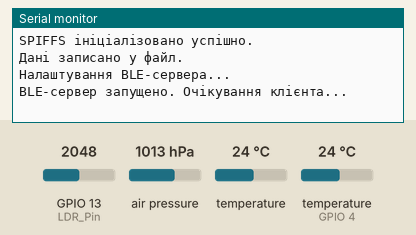
Recording of a sketch running on a simulated ESP32. On the bench: the last lines printed to the serial monitor. Inputs (shaded band) come from the test bench; at power-on: air pressure 1013 hPa, temperature (sensor on GPIO 4) 24 °C, GPIO 13 (LDR_Pin) = 2048, temperature 24 °C. Storage starts empty; nothing arrives over Bluetooth unless stated; a phone connects over Bluetooth LE 3 s after start.

Above: at 2.2 s.
2.3 s: air pressure set to 952 hPa
At 16.8 s:
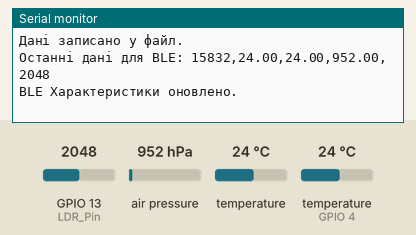
24.4 s: temperature (sensor on GPIO 4) set to 12 °C
At 31.9 s:
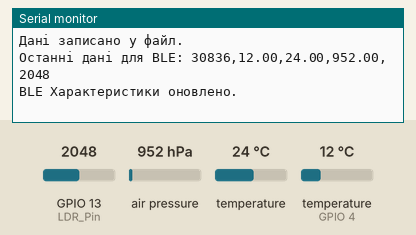

The sketch:

5.ino
```cpp
#include <Wire.h>
#include <Adafruit_BMP280.h>
#include <OneWire.h>
#include <DallasTemperature.h>
#include "FS.h"
#include "SPIFFS.h"
#include <BLEDevice.h>
#include <BLEServer.h>
#include <BLEUtils.h>
#include <BLE2902.h>
#include <BLE2901.h>

#define DATA_FILE "/sensor_data.csv"
const long MEASURE_INTERVAL_MS = 15000;
unsigned long previousMillis = 0;

int LDR_Pin = 13;
#define ONE_WIRE_BUS 4

#define SERVICE_UUID        "59d0c201-1fb5-459e-8fcc-c4c46c47894a"
#define DS18B20_TEMP_UUID   "beb5483e-36e1-4688-b7f5-ea07361b26a1"
#define BMP280_TEMP_UUID    "beb5483e-36e1-4688-b7f5-ea07361b26a2"
#define BMP280_PRESS_UUID   "beb5483e-36e1-4688-b7f5-ea07361b26a3"
#define LDR_VAL_UUID        "beb5483e-36e1-4688-b7f5-ea07361b26a4"

Adafruit_BMP280 bmp;
OneWire oneWire(ONE_WIRE_BUS);
DallasTemperature sensors(&oneWire);
BLECharacteristic *pDS18B20Char;
BLECharacteristic *pBMP280TempChar;
BLECharacteristic *pBMP280PressChar;
BLECharacteristic *pLDRChar;

void initSPIFFS();
void appendDataToFile(const char * path, const char * message);
String formatDataCSV(float dsTemp, float bmpTemp, float pressure, int ldrValue);
String readLastLine(const char * path);
void updateBLECharacteristics(String lastData);

void setup() {
  delay(1000);
  Serial.begin(115200);
  Serial.println("--- СТАРТ ПРОГРАМИ: Завдання 1 (BLE + SPIFFS) ---");

  if (!bmp.begin(0x76)) {
    Serial.println("Помилка: Не вдалось знайти BMP280! Перевірте підключення.");
  }
  sensors.begin();
  pinMode(LDR_Pin, INPUT);

  initSPIFFS();
  if (!SPIFFS.exists(DATA_FILE)) {
    String header = "Timestamp_ms,DS18B20_T(C),BMP280_T(C),BMP280_P(hPa),LDR_ADC\n";
    appendDataToFile(DATA_FILE, header.c_str());
  }

  Serial.println("Налаштування BLE-сервера...");
  BLEDevice::init("Метеостанція_ESP32");
  BLEServer *pServer = BLEDevice::createServer();
  BLEService *pService = pServer->createService(SERVICE_UUID);

  pDS18B20Char = pService->createCharacteristic(DS18B20_TEMP_UUID, BLECharacteristic::PROPERTY_READ | BLECharacteristic::PROPERTY_NOTIFY);
  pBMP280TempChar = pService->createCharacteristic(BMP280_TEMP_UUID, BLECharacteristic::PROPERTY_READ | BLECharacteristic::PROPERTY_NOTIFY);
  pBMP280PressChar = pService->createCharacteristic(BMP280_PRESS_UUID, BLECharacteristic::PROPERTY_READ | BLECharacteristic::PROPERTY_NOTIFY);
  pLDRChar = pService->createCharacteristic(LDR_VAL_UUID, BLECharacteristic::PROPERTY_READ | BLECharacteristic::PROPERTY_NOTIFY);

  BLEDescriptor *p2901Ds = new BLE2901();
  p2901Ds->setValue("Температура (DS18B20)");
  pDS18B20Char->addDescriptor(p2901Ds);
  pDS18B20Char->addDescriptor(new BLE2902());

  BLEDescriptor *p2901BmpT = new BLE2901();
  p2901BmpT->setValue("Температура (BMP280)");
  pBMP280TempChar->addDescriptor(p2901BmpT);
  pBMP280TempChar->addDescriptor(new BLE2902());

  BLEDescriptor *p2901BmpP = new BLE2901();
  p2901BmpP->setValue("Тиск (BMP280)");
  pBMP280PressChar->addDescriptor(p2901BmpP);
  pBMP280PressChar->addDescriptor(new BLE2902());

  BLEDescriptor *p2901Ldr = new BLE2901();
  p2901Ldr->setValue("Освітленість (LDR)");
  pLDRChar->addDescriptor(p2901Ldr);
  pLDRChar->addDescriptor(new BLE2902());
  pService->start();

  BLEAdvertising *pAdvertising = BLEDevice::getAdvertising();
  pAdvertising->addServiceUUID(SERVICE_UUID);
  pAdvertising->setScanResponse(true);
  BLEDevice::startAdvertising();
  Serial.println("BLE-сервер запущено. Очікування клієнта...");
}

void loop() {
  unsigned long currentMillis = millis();
  if (currentMillis - previousMillis >= MEASURE_INTERVAL_MS) {
    previousMillis = currentMillis;
    sensors.requestTemperatures();
    float dsTemp = sensors.getTempCByIndex(0);
    float bmpTemp = bmp.readTemperature();
    float pressure = bmp.readPressure() / 100.0;
    int ldrValue = analogRead(LDR_Pin);
    Serial.println("\n--- Новий збір даних ---");
    Serial.printf("DS18B20 T: %.2f °C, BMP280 T: %.2f °C, P: %.2f hPa, LDR: %d\n", dsTemp, bmpTemp, pressure, ldrValue);
    String dataLine = formatDataCSV(dsTemp, bmpTemp, pressure, ldrValue);
    appendDataToFile(DATA_FILE, dataLine.c_str());
    String lastData = readLastLine(DATA_FILE);
    updateBLECharacteristics(lastData);
  }
  delay(100);
}

void initSPIFFS() {
  if (!SPIFFS.begin(true)) {
    Serial.println("Помилка: Помимилка ініціалізації SPIFFS");
    return;
  }
  Serial.println("SPIFFS ініціалізовано успішно.");
}

void appendDataToFile(const char * path, const char * message) {
  File file = SPIFFS.open(path, FILE_APPEND);
  if (!file) {
    Serial.println("Помилка: Помилка відкриття файлу для запису");
    return;
  }
  if (file.print(message)) {
    Serial.println("Дані записано у файл.");
  } else {
    Serial.println("Помилка запису даних.");
  }
  file.close();
}

String readLastLine(const char * path) {
  File file = SPIFFS.open(path, FILE_READ);
  if (!file || file.isDirectory()) {
    return "";
  }

  long fileSize = file.size();
  if (fileSize < 20) {
    file.close();
    return "";
  }

  long pos = fileSize - 1;
  int newlineCount = 0;

  while (pos >= 0) {
    file.seek(pos);
    char c = file.read();

    if (c == '\n') {
      newlineCount++;
      if (newlineCount == 2) {
        break;
      }
    }
    pos--;
  }

  file.seek(pos + 1);
  String lastLine = file.readStringUntil('\n');
  file.close();
  lastLine.trim();
  return lastLine;
}

String formatDataCSV(float dsTemp, float bmpTemp, float pressure, int ldrValue) {
  String dataLine = "";
  dataLine += String(millis());
  dataLine += ",";
  dataLine += String(dsTemp, 2);
  dataLine += ",";
  dataLine += String(bmpTemp, 2);
  dataLine += ",";
  dataLine += String(pressure, 2);
  dataLine += ",";
  dataLine += String(ldrValue);
  dataLine += "\n";
  return dataLine;
}

void updateBLECharacteristics(String lastData) {
  if (lastData.isEmpty()) {
    Serial.println("Помилка: Не вдалось прочитати дані для BLE (файл порожній або некоректний).");
    return;
  }
  Serial.print("Останні дані для BLE: ");
  Serial.println(lastData);

  int commaIndex1 = lastData.indexOf(',');
  int commaIndex2 = lastData.indexOf(',', commaIndex1 + 1);
  int commaIndex3 = lastData.indexOf(',', commaIndex2 + 1);
  int commaIndex4 = lastData.indexOf(',', commaIndex3 + 1);

  if (commaIndex4 == -1) {
      Serial.println("Помилка: Некоректний формат CSV для парсингу. Рядок неповний.");
      return;
  }

  String dsTempStr = lastData.substring(commaIndex1 + 1, commaIndex2);
  String bmpTempStr = lastData.substring(commaIndex2 + 1, commaIndex3);
  String pressureStr = lastData.substring(commaIndex3 + 1, commaIndex4);
  String ldrValStr = lastData.substring(commaIndex4 + 1);

  pDS18B20Char->setValue(dsTempStr.c_str());
  pBMP280TempChar->setValue(bmpTempStr.c_str());
  pBMP280PressChar->setValue(pressureStr.c_str());
  pLDRChar->setValue(ldrValStr.c_str());

  pDS18B20Char->notify();
  pBMP280TempChar->notify();
  pBMP280PressChar->notify();
  pLDRChar->notify();

  Serial.println("BLE Характеристики оновлено.");
}
```

Measured:
- after the input at 2.3 s, the serial monitor: prints a new line after 13.5 s (image 1)
- after the input at 24.4 s, the serial monitor: prints a new line after 6.4 s (image 2)
